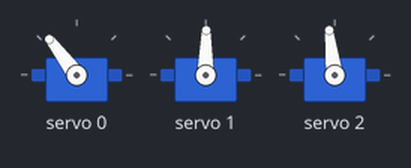
Recording of a sketch running on a simulated Arduino Uno, built with avr-gcc and run on an emulated ATmega328P. Shown: 3 × servo.

Above: at 0.05 s.
At 0.35 s:
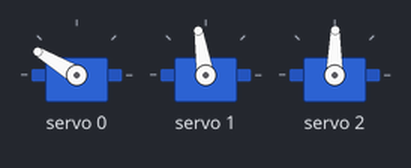
At 0.7 s:
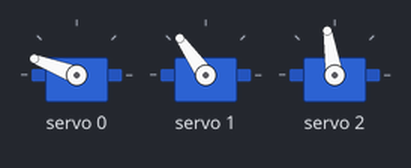
At 1.35 s:
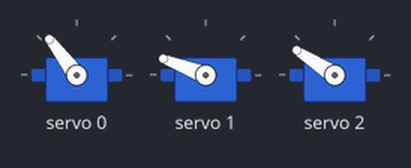
At 2.0 s:
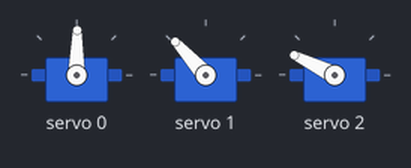
At 2.65 s:
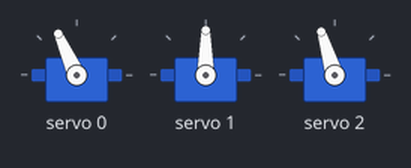
Timing chart, 0 to 6.3 s (numbered marks = the images above):
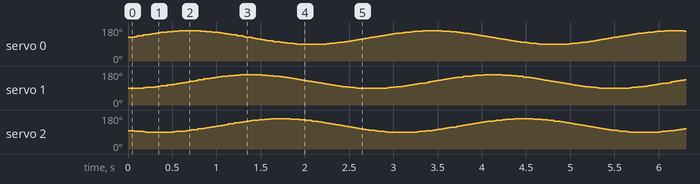

The sketch:

SPM.ino
```cpp
#include <Wire.h>
#include <Adafruit_PWMServoDriver.h>

Adafruit_PWMServoDriver pwm = Adafruit_PWMServoDriver();

// Center point coordinates
const int centerX = 90; // Adjust according to your setup
const int centerY = 90; // Adjust according to your setup

void setup()
{
  pwm.begin();
  pwm.setPWMFreq(50); // Set the PWM frequency to 50Hz

  // Initialize the servos to their neutral position
  setServoAngle(0, 90);
  setServoAngle(1, 90);
  setServoAngle(2, 90);
}

void loop()
{
  sphericalMovement();
}

// Function to set the angle of a servo
void setServoAngle(int servoNum, int angle)
{
  int pwmValue = map(angle, 0, 180, 150, 600); // Adjust the values according to your servo's range

  pwm.setPWM(servoNum, 0, pwmValue);

  // Log servo position
  Serial.print("Servo ");
  Serial.print(servoNum);
  Serial.print(" position: ");
  Serial.println(angle);
}

// Helper function to move servos in a spherical motion
void rotateStage()
{
  for (int j = 0; j < 3; j++)
  {
    for (int i = 90; i < 160; i += 1)
    {
      setServoAngle(0, i);
      setServoAngle(1, i);
      setServoAngle(2, i);
      delay(20);
    }

    for (int i = 160; i > 20; i -= 1)
    {
      setServoAngle(0, i);
      setServoAngle(1, i);
      setServoAngle(2, i);
      delay(20);
    }

    for (int i = 20; i < 90; i += 1)
    {
      setServoAngle(0, i);
      setServoAngle(1, i);
      setServoAngle(2, i);
      delay(20);
    }
  }
}

void sphericalMovement()
{
  const float tiltRange = 30.0; // Adjust the tilt range according to your requirements
  const float tiltSpeed = 0.5;  // Adjust the tilt speed according to your requirements

  for (float angle = 0; angle <= 360.0; angle += tiltSpeed)
  {
    float tiltAngleX = tiltRange * sin(angle * PI / 180.0); // Calculate the tilt angle for X-axis
    float tiltAngleY = tiltRange * cos(angle * PI / 180.0); // Calculate the tilt angle for Y-axis
    float tiltAngleZ = tiltRange * sin(angle * PI / 180.0 + PI / 4); // Calculate the tilt angle for Z-axis

    setServoAngle(0, centerX + tiltAngleX);
    setServoAngle(1, centerY - tiltAngleY);
    setServoAngle(2, 90 - tiltAngleZ);
  }
}
```
